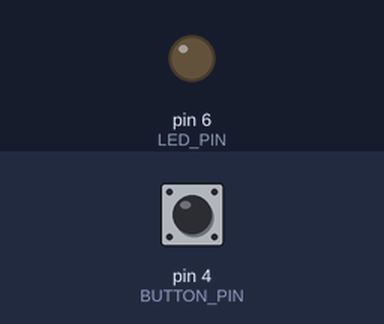
This sketch was run on a simulated Arduino Uno, built with avr-gcc and run on an emulated ATmega328P. Parts: output pins drawn as LEDs (lit = HIGH). The inputs (shaded band) are chosen by the test bench; at power-on: pin 4 (BUTTON_PIN) LOW.

Above: at 1.2 s.
1.3 s: pin 4 (BUTTON_PIN) pulled HIGH for 3.2 s
At 4.2 s:
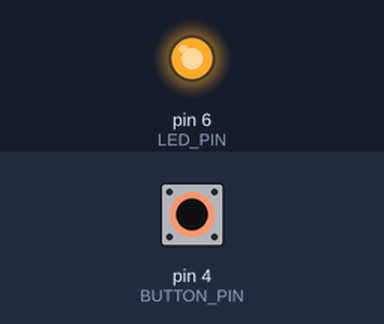
Timing chart, 0 to 6.0 s (numbered marks = the images above; inputs shaded):
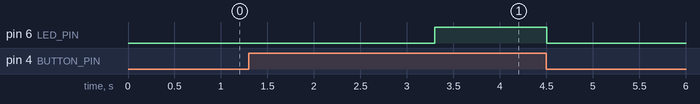

The sketch:

11.1.lightSwitch.ino
```cpp
/*
  Author:
  Learning Intention: Students will use a range of simple sensors to control an LED UI

  Student Notes:
  1. Make sure you include a copy of your schematic
  2. Students should use either the button or potentiometer in an unconventional way

  3. Suggested Grove ports: Button D4, Potentiometer A0, LED D6, Light sensor A3
*/
const int BUTTON_PIN = 4;
const int LED_PIN = 6;

unsigned long pressedTime = 0; //Unsigned means that the value cannot be negative, making the maximum of long twice as large
bool pressed = false; //Bool is an option of either true or false
bool lightOn = false;

void setup() {
  pinMode(BUTTON_PIN, INPUT); //Input allows the button to receive the electronic signal
  pinMode(LED_PIN, OUTPUT); //Output releases an electronic signal
  digitalWrite(LED_PIN, LOW);
  Serial.begin(115200);
}

void loop() {
  int buttonState = digitalRead(BUTTON_PIN);
  if (buttonState == HIGH) { //If the button is pressed, this code will subtract 2 seconds from the time the button was originally pressed until the pressed time is equal to or greater than 2000 milliseconds (2 seconds)
    if (pressed == false) {
      pressed = true;
      pressedTime = millis();
    } else {
      if ((millis() - pressedTime >= 2000) && !lightOn) { //If this happens, the light wil turn on
        digitalWrite(LED_PIN, HIGH);
        lightOn = true;
      }
    }
  } else {
    pressed = false; //If the button is unpressed, the light will quickly turn back off
    digitalWrite(LED_PIN, LOW);
    lightOn = false;
  }
}
```

Measured:
- after the input at 1.3 s, pin 6 (LED_PIN): LOW → HIGH after 2.0 s, → LOW 1.2 s later
